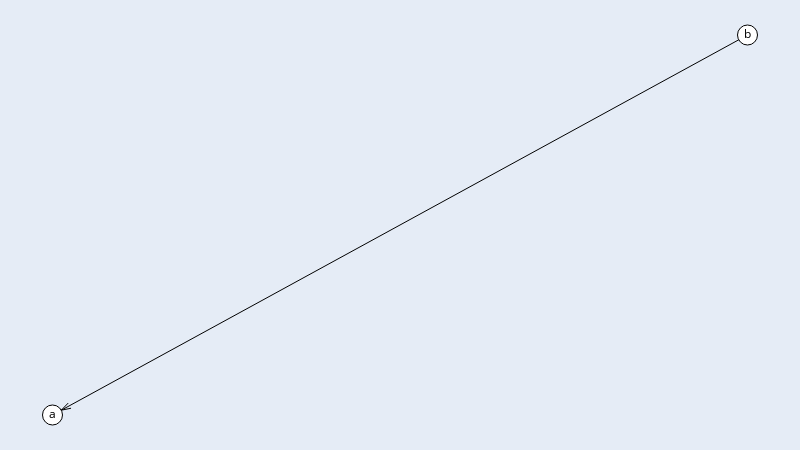

Source (notebook cell):
### Code cell
g = fm.Graph(nx.DiGraph())

g.add_edges_from([("b", "a")])
g.label_nodes()
g.move('kamada_kawai')
g.draw()

### Figure 1 — Plotly figure (JSON) as saved in the notebook; plotly's stock layout.template omitted (floating-point values rounded to 4 significant figures)
{"data": [{"hoverinfo": "none", "line": {"color": "rgb(0, 0, 0)", "width": 1}, "mode": "lines", "type": "scatter", "x": [1, 0, null, 0.0126, 0.02668, null, 0.0126, 0.0226, null], "y": [1, 0, null, 0.0126, 0.01784, null, 0.0126, 0.03145, null]}, {"hoverinfo": "none", "marker": {"color": "rgb(255, 255, 255)", "line": {"color": "rgb(0, 0, 0)", "width": 1}, "size": 20}, "mode": "markers+text", "text": ["b", "a"], "textfont": {"color": "rgb(0, 0, 0)"}, "textposition": "middle center", "type": "scatter", "x": [1, 0], "y": [1, 0]}, {"hoverinfo": "none", "mode": "text", "text": [null], "textfont": {"color": "rgb(0, 0, 0)"}, "textposition": "middle center", "type": "scatter", "x": [0.5072], "y": [0.4758]}, {"hoverinfo": "none", "marker": {"color": "rgba(255, 255, 255, 0.0)", "line": {"color": "rgba(255, 255, 255, 0.0)", "width": 0}, "size": 0}, "mode": "markers", "type": "scatter", "x": [0.5, 0, 1, 0.5], "y": [0, 0.5, 0.5, 1]}], "layout": {"height": 450, "margin": {"b": 0, "l": 0, "r": 0, "t": 0}, "showlegend": false, "width": 800, "xaxis": {"fixedrange": true, "showgrid": false, "showticklabels": false, "zeroline": false}, "yaxis": {"fixedrange": true, "showgrid": false, "showticklabels": false, "zeroline": false}}}
